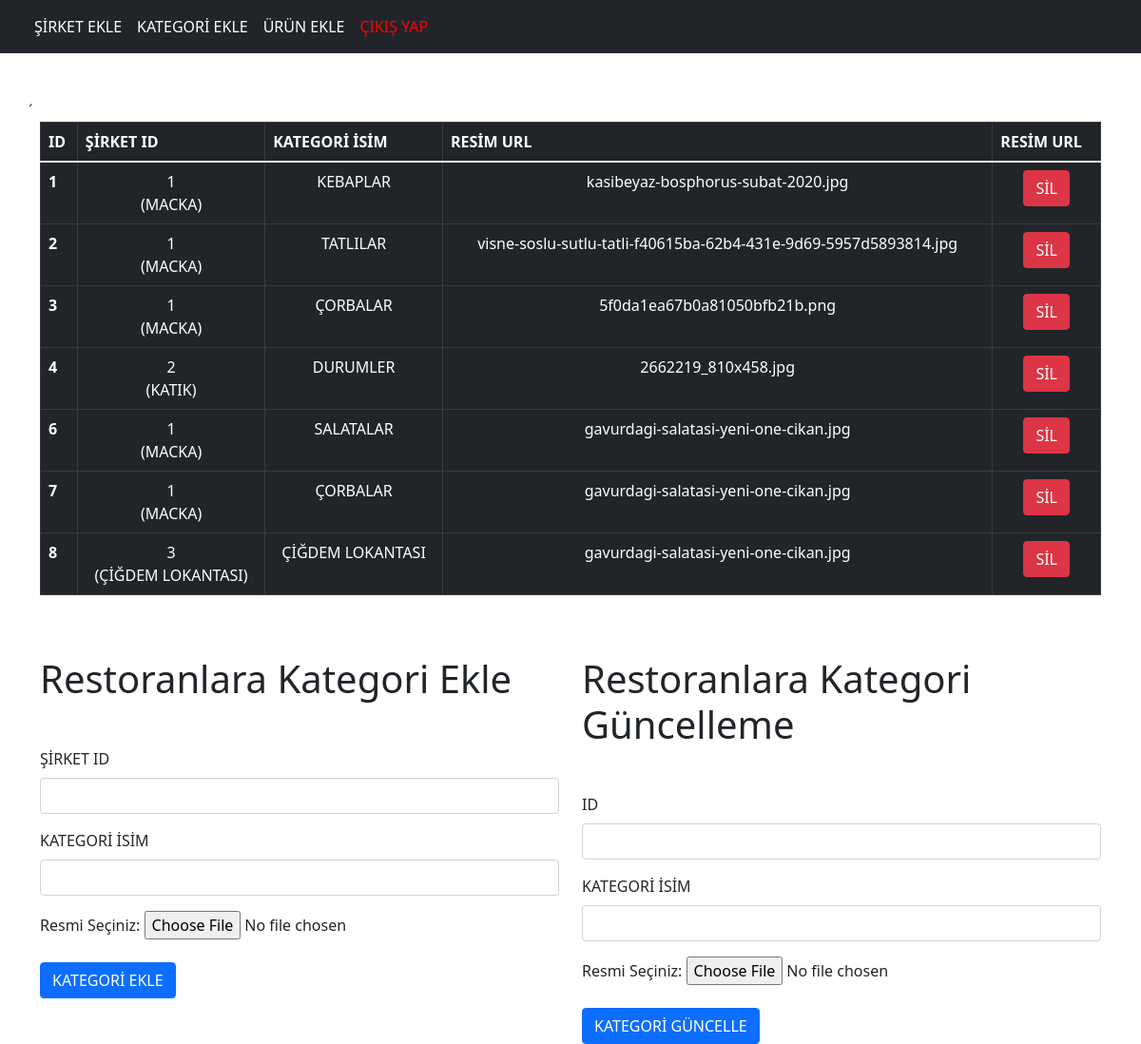
Screenshot of /admin/kategoriekle.php (signed in) with the database file from the repository.
### tables this page shows
CREATE TABLE `sirketler` (
  `id` int(11) NOT NULL,
  `isim` varchar(300) NOT NULL
);

CREATE TABLE `kategoriler` (
  `id` int(11) NOT NULL,
  `sirket_id` int(11) NOT NULL,
  `kategori_isim` varchar(300) NOT NULL,
  `resim_url` varchar(300) NOT NULL
);

### admin/kategoriekle.php (the view, shortened to what this page needs)
<?php
require_once "baglan.php";
$baglan = $db->prepare("SELECT * FROM sirketler INNER JOIN  kategoriler ON sirketler.id = kategoriler.sirket_id  ");
$baglan->execute();
$listele = $baglan->fetchAll(PDO::FETCH_ASSOC);
?>
<!doctype html>
<html lang="tr">
<head>
    <link href="https://cdn.jsdelivr.net/npm/bootstrap@5.1.3/dist/css/bootstrap.min.css" rel="stylesheet"
>
</head>
<body>
<?php include_once "src/header.php" ?>
<div class="container">
    <div class="row">
        ´
        <div class="col-12 mb-5 col-md-12 col-sm-12">
            <table class="table  table-hover  table-dark   table-bordered">
                <thead>
                <tr>
                    <th scope="col">ID</th>
                    <th scope="col">ŞİRKET ID</th>
                    <th scope="col">KATEGORİ İSİM</th>
                    <th scope="col">RESİM URL</th>
                    <th scope="col">RESİM URL</th>
                </tr>
                </thead>
                <tbody>
                <form action="" method="post">
                    <?php foreach ($listele as $items) : ?>
                        <tr>
                            <th scope="row"><?= $items["id"] ?></th>
                            <td class="text-center"><?= $items["sirket_id"] . "<br>" . "(" . $items["isim"] . ")" ?></td>
                            <td class="text-center"><?= $items["kategori_isim"] ?></td>
                            <td class="text-center"><?= $items["resim_url"] ?></td>
                            <td class="text-center">
                                <button name="sil" type="submit" class="btn btn-danger" value="<?= $items["id"] ?>">SİL
                                </button>
                            </td>
                        </tr>
                    <?php endforeach ?>
                </form>
                </tbody>
            </table>
        </div>
        <div class="col-6 col-sm-6">
            <form action="" method="post" enctype="multipart/form-data">
                <div class="mb-5 ">
                    <h6 class="display-6 mb-5">Restoranlara Kategori Ekle</h6>
                    <label for="floatingInputValue" class="mb-2">ŞİRKET ID</label>
                    <div class="input-group mb-3">
                        <input name="sirketid" type="text" class="form-control" placeholder="" aria-label="Username" aria-describedby="basic-addon1">
                    </div>
                    <label for="floatingInputValue" class="mb-2">KATEGORİ İSİM</label>
                    <div class="input-group mb-3">
                        <input name="kategori_isim" type="text" class="form-control" placeholder="" aria-label="Username" aria-describedby="basic-addon1">
                    </div>
                    <div>
                        <label for="myfile">Resmi Seçiniz:</label>
                        <input type="file" id="myfile" name="dosya"><br><br>
                    </div>
                    <button type="submit" class="btn btn-primary">KATEGORİ EKLE</button>
                </div>
            </form>
        </div>
        <div class="col-6 col-sm-6">
            <form action="" method="post" enctype="multipart/form-data">
                <h6 class="display-6 mb-5 ">Restoranlara Kategori Güncelleme</h6>
                <label for="floatingInputValue" class="mb-2"> ID</label>
                <div class="input-group mb-3">
                    <input name="id" type="text" class="form-control" placeholder="" aria-label="Username" aria-describedby="basic-addon1">
                </div>
                <label for="floatingInputValue" class="mb-2">KATEGORİ İSİM</label>
                <div class="input-group mb-3">
                    <input name="kategori_isim" type="text" class="form-control" placeholder="" aria-label="Username" aria-describedby="basic-addon1">
                </div>
                <div>
                    <label for="myfile">Resmi Seçiniz:</label>
                    <input type="file" id="myfile" name="dosya"><br><br>
                </div>
                <button name="guncelleme" type="submit" value="1" class="btn btn-primary">KATEGORİ GÜNCELLE</button>
            </form>
        </div>
    </div>
</div>
</body>
</html>

### admin/src/header.php (shortened to what this page needs)
<nav class="navbar navbar-expand-lg navbar-dark bg-dark mb-5 ">
    <div class="container-fluid">
        <div class="collapse navbar-collapse" id="navbarNav">
            <ul class="navbar-nav">
                <li class="nav-item">
                    <a class="nav-link active" aria-current="page" href="restoran_ekle.php">ŞİRKET EKLE</a>
                </li>
                <li class="nav-item">
                    <a class="nav-link active" aria-current="page" href="kategoriekle.php">KATEGORİ EKLE</a>
                </li>
                <li class="nav-item">
                    <a class="nav-link active" aria-current="page" href="urun_ekle.php">ÜRÜN EKLE</a>
                </li>
                <li class="nav-item">
                    <a class="nav-link active" aria-current="page" href="session_stop.php" style="color:red">ÇIKIŞ YAP</a>
                </li>
            </ul>
        </div>
    </div>
</nav>

### rows the page displays
sirketler: kategoriler.id "1", kategoriler.sirket_id "1", isim "MACKA", kategoriler.kategori_isim "KEBAPLAR", kategoriler.resim_url "kasibeyaz-bosphorus-subat-2020.jpg", kategoriler.id "2", kategoriler.kategori_isim "TATLILAR", kategoriler.resim_url "visne-soslu-sutlu-tatli-f40615ba-62b4-431e-9d69-5957d5893814.jpg", kategoriler.id "3", kategoriler.kategori_isim "ÇORBALAR", kategoriler.resim_url "5f0da1ea67b0a81050bfb21b.png", kategoriler.id "6", kategoriler.kategori_isim "SALATALAR", kategoriler.resim_url "gavurdagi-salatasi-yeni-one-cikan.jpg", kategoriler.id "7"
sirketler: kategoriler.id "4", kategoriler.sirket_id "2", isim "KATIK", kategoriler.kategori_isim "DURUMLER", kategoriler.resim_url "2662219_810x458.jpg"
sirketler: kategoriler.id "8", kategoriler.sirket_id "3", isim "ÇİĞDEM LOKANTASI", kategoriler.kategori_isim "ÇİĞDEM LOKANTASI", kategoriler.resim_url "gavurdagi-salatasi-yeni-one-cikan.jpg"
